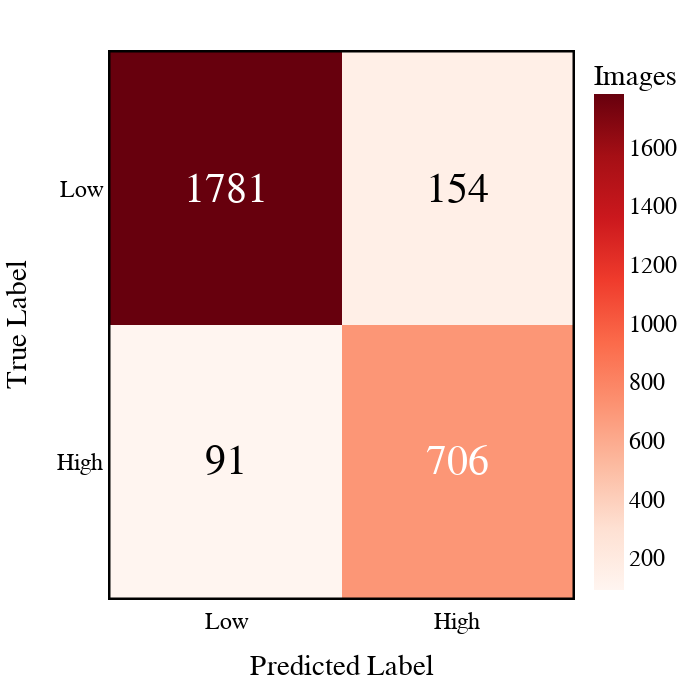

The notebook cell this image was saved under:
### Code cell
# Change renderer according to your IDE
plot_cm(binary_preds, ["Low", "High"], renderer="jupyterlab", height=700, width=700)

### Figure 1 — Plotly figure (JSON) as saved in the notebook; plotly's stock layout.template omitted (floating-point values rounded to 4 significant figures)
{"data": [{"colorbar": {"title": {"text": "Images"}}, "colorscale": [[0, "rgb(255,245,240)"], [0.125, "rgb(254,224,210)"], [0.25, "rgb(252,187,161)"], [0.375, "rgb(252,146,114)"], [0.5, "rgb(251,106,74)"], [0.625, "rgb(239,59,44)"], [0.75, "rgb(203,24,29)"], [0.875, "rgb(165,15,21)"], [1, "rgb(103,0,13)"]], "showscale": true, "type": "heatmap", "x": ["Low", "High"], "y": ["Low", "High"], "z": [[1781, 154], [91, 706]]}], "layout": {"annotations": [{"font": {"color": "white", "size": 42}, "showarrow": false, "text": "1781", "x": "Low", "xref": "x", "y": "Low", "yref": "y"}, {"font": {"color": "black", "size": 42}, "showarrow": false, "text": "154", "x": "High", "xref": "x", "y": "Low", "yref": "y"}, {"font": {"color": "black", "size": 42}, "showarrow": false, "text": "91", "x": "Low", "xref": "x", "y": "High", "yref": "y"}, {"font": {"color": "white", "size": 42}, "showarrow": false, "text": "706", "x": "High", "xref": "x", "y": "High", "yref": "y"}], "autosize": false, "font": {"color": "black", "family": "Arial, sans-serif", "size": 24}, "height": 700, "legend": {"bordercolor": "black", "borderwidth": 1, "title": {"text": "Images"}, "x": 1, "xanchor": "right", "y": 0, "yanchor": "bottom"}, "margin": {"b": 100, "l": 50, "pad": 4, "r": 50, "t": 50}, "plot_bgcolor": "white", "shapes": [{"layer": "below", "line": {"color": "black", "width": 5}, "type": "rect", "x0": -0.5, "x1": 0.5, "y0": -0.5, "y1": 0.5}, {"layer": "below", "line": {"color": "black", "width": 5}, "type": "rect", "x0": 0.5, "x1": 1.5, "y0": -0.5, "y1": 0.5}, {"layer": "below", "line": {"color": "black", "width": 5}, "type": "rect", "x0": -0.5, "x1": 0.5, "y0": 0.5, "y1": 1.5}, {"layer": "below", "line": {"color": "black", "width": 5}, "type": "rect", "x0": 0.5, "x1": 1.5, "y0": 0.5, "y1": 1.5}], "width": 700, "xaxis": {"autorange": true, "range": [-0.5112, 1.511], "showgrid": false, "title": {"standoff": 25, "text": "Predicted Label"}, "type": "category"}, "yaxis": {"autorange": true, "range": [1.509, -0.5092], "showgrid": false, "title": {"standoff": 25, "text": "True Label"}, "type": "category"}}}
